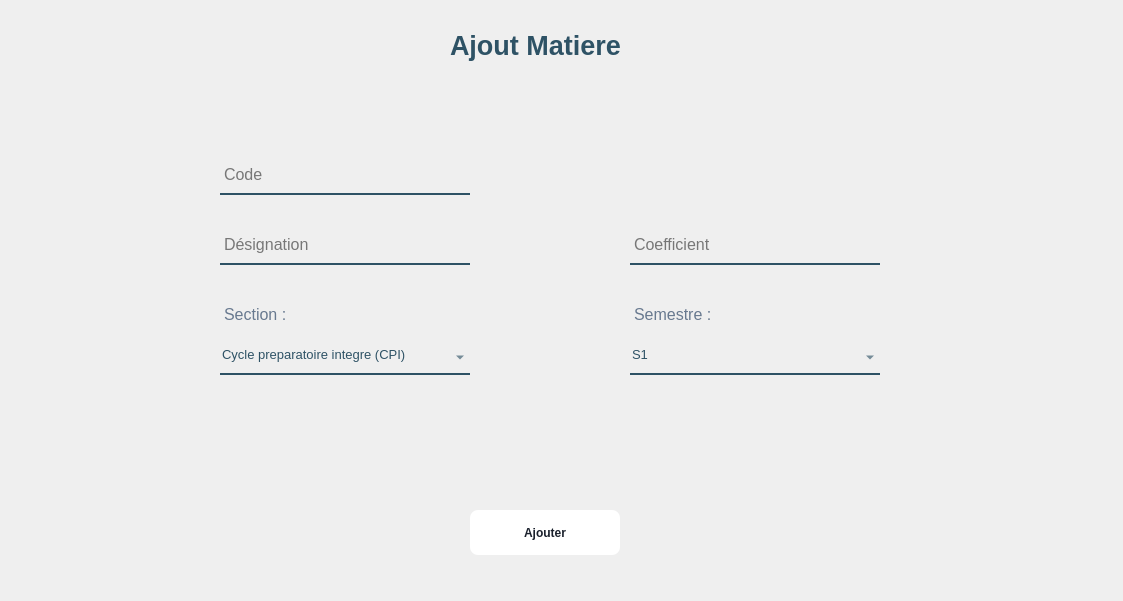
<?xml version="1.0" encoding="UTF-8"?>
<ui version="4.0">
 <class>Dialog</class>
 <widget class="QDialog" name="Dialog">
  <property name="geometry">
   <rect>
    <x>0</x>
    <y>0</y>
    <width>1123</width>
    <height>601</height>
   </rect>
  </property>
  <property name="windowTitle">
   <string>Dialog</string>
  </property>
  <widget class="QLabel" name="label_4">
   <property name="geometry">
    <rect>
     <x>0</x>
     <y>-160</y>
     <width>1131</width>
     <height>761</height>
    </rect>
   </property>
   <property name="styleSheet">
    <string notr="true">border-image:url(:/img/897.jpg);</string>
   </property>
   <property name="text">
    <string/>
   </property>
  </widget>
  <widget class="QLineEdit" name="lineEdit">
   <property name="geometry">
    <rect>
     <x>220</x>
     <y>160</y>
     <width>250</width>
     <height>35</height>
    </rect>
   </property>
   <property name="font">
    <font>
     <pointsize>12</pointsize>
    </font>
   </property>
   <property name="styleSheet">
    <string notr="true">background-color:rgba(0,0,0,0);
border: 2px solid rgba(0,0,0,0);
border-bottom-color:rgba(46,82,101,255);
color:rgb(0,0,0);
padding-bottom:7px;</string>
   </property>
   <property name="placeholderText">
    <string>Code</string>
   </property>
  </widget>
  <widget class="QLabel" name="label_10">
   <property name="geometry">
    <rect>
     <x>450</x>
     <y>20</y>
     <width>211</width>
     <height>51</height>
    </rect>
   </property>
   <property name="font">
    <font>
     <family>Arial</family>
     <pointsize>20</pointsize>
     <weight>75</weight>
     <bold>true</bold>
    </font>
   </property>
   <property name="styleSheet">
    <string notr="true">color:rgba(46,82,101,255);
background-color:rgba(0,0,0,0);
</string>
   </property>
   <property name="text">
    <string>Ajout Matiere</string>
   </property>
  </widget>
  <widget class="QComboBox" name="comboBox_2">
   <property name="geometry">
    <rect>
     <x>630</x>
     <y>340</y>
     <width>250</width>
     <height>35</height>
    </rect>
   </property>
   <property name="font">
    <font>
     <pointsize>10</pointsize>
     <weight>50</weight>
     <bold>false</bold>
    </font>
   </property>
   <property name="styleSheet">
    <string notr="true">background-color:rgba(0,0,0,0);
border: 2px solid rgba(0,0,0,0);
border-bottom-color:rgba(46,82,101,255);
color:rgba(46,82,101,255);
padding-bottom:7px;</string>
   </property>
   <item>
    <property name="text">
     <string>S1</string>
    </property>
   </item>
   <item>
    <property name="text">
     <string>S2</string>
    </property>
   </item>
  </widget>
  <widget class="QLineEdit" name="lineEdit_2">
   <property name="geometry">
    <rect>
     <x>220</x>
     <y>230</y>
     <width>250</width>
     <height>35</height>
    </rect>
   </property>
   <property name="font">
    <font>
     <pointsize>12</pointsize>
    </font>
   </property>
   <property name="styleSheet">
    <string notr="true">background-color:rgba(0,0,0,0);
border: 2px solid rgba(0,0,0,0);
border-bottom-color:rgba(46,82,101,255);
color:rgb(0,0,0);
padding-bottom:7px;</string>
   </property>
   <property name="text">
    <string/>
   </property>
   <property name="placeholderText">
    <string>Désignation</string>
   </property>
  </widget>
  <widget class="QLabel" name="label_2">
   <property name="geometry">
    <rect>
     <x>220</x>
     <y>300</y>
     <width>161</width>
     <height>35</height>
    </rect>
   </property>
   <property name="font">
    <font>
     <pointsize>12</pointsize>
    </font>
   </property>
   <property name="styleSheet">
    <string notr="true">background-color:rgba(0,0,0,0);
color:rgb(104, 121, 143);
padding-bottom:7px;</string>
   </property>
   <property name="text">
    <string>Section :</string>
   </property>
  </widget>
  <widget class="QLabel" name="label">
   <property name="geometry">
    <rect>
     <x>630</x>
     <y>300</y>
     <width>161</width>
     <height>35</height>
    </rect>
   </property>
   <property name="font">
    <font>
     <pointsize>12</pointsize>
    </font>
   </property>
   <property name="styleSheet">
    <string notr="true">background-color:rgba(0,0,0,0);
color:rgb(104, 121, 143);
padding-bottom:7px;</string>
   </property>
   <property name="text">
    <string>Semestre :</string>
   </property>
  </widget>
  <widget class="QComboBox" name="comboBox">
   <property name="geometry">
    <rect>
     <x>220</x>
     <y>340</y>
     <width>250</width>
     <height>35</height>
    </rect>
   </property>
   <property name="font">
    <font>
     <pointsize>10</pointsize>
     <weight>50</weight>
     <bold>false</bold>
    </font>
   </property>
   <property name="styleSheet">
    <string notr="true">background-color:rgba(0,0,0,0);
border: 2px solid rgba(0,0,0,0);
border-bottom-color:rgba(46,82,101,255);
color:rgba(46,82,101,255);
padding-bottom:7px;</string>
   </property>
   <item>
    <property name="text">
     <string>Cycle preparatoire integre (CPI)</string>
    </property>
   </item>
   <item>
    <property name="text">
     <string>Licence en sciences de l informatique (L-I)</string>
    </property>
   </item>
   <item>
    <property name="text">
     <string>Licence en mathematiques appliquee (L-M)</string>
    </property>
   </item>
   <item>
    <property name="text">
     <string>Mastere de recherche en genie logiciel (MR-GL)</string>
    </property>
   </item>
   <item>
    <property name="text">
     <string>Mastere professionnel en genie logiciel (MP-GL)</string>
    </property>
   </item>
   <item>
    <property name="text">
     <string>Diplome national d ingenieur en electronique (ING)</string>
    </property>
   </item>
  </widget>
  <widget class="QLineEdit" name="lineEdit_3">
   <property name="geometry">
    <rect>
     <x>630</x>
     <y>230</y>
     <width>250</width>
     <height>35</height>
    </rect>
   </property>
   <property name="font">
    <font>
     <pointsize>12</pointsize>
    </font>
   </property>
   <property name="styleSheet">
    <string notr="true">background-color:rgba(0,0,0,0);
border: 2px solid rgba(0,0,0,0);
border-bottom-color:rgba(46,82,101,255);
color:rgb(0,0,0);
padding-bottom:7px;</string>
   </property>
   <property name="placeholderText">
    <string>Coefficient</string>
   </property>
  </widget>
  <widget class="QPushButton" name="pushButton">
   <property name="geometry">
    <rect>
     <x>470</x>
     <y>510</y>
     <width>150</width>
     <height>45</height>
    </rect>
   </property>
   <property name="font">
    <font>
     <pointsize>-1</pointsize>
     <weight>87</weight>
     <bold>true</bold>
    </font>
   </property>
   <property name="styleSheet">
    <string notr="true">  background: #FFFFFF;
  border: 0 solid #E2E8F0;
  color: #1A202C;
  font-size: 12px;
  font-weight: 700;
  height: 56px;
  border-radius: 8px;

</string>
   </property>
   <property name="text">
    <string>Ajouter</string>
   </property>
  </widget>
 </widget>
 <resources>
  <include location="../img/back.qrc"/>
 </resources>
 <connections/>
</ui>
